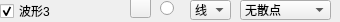
                   <widget class="QWidget" name="widget_3" native="true">
                    <property name="minimumSize">
                     <size>
                      <width>0</width>
                      <height>22</height>
                     </size>
                    </property>
                    <property name="maximumSize">
                     <size>
                      <width>16777215</width>
                      <height>22</height>
                     </size>
                    </property>
                    <widget class="QRadioButton" name="rdoBoldCurve3">
                     <property name="geometry">
                      <rect>
                       <x>160</x>
                       <y>0</y>
                       <width>16</width>
                       <height>16</height>
                      </rect>
                     </property>
                     <property name="text">
                      <string/>
                     </property>
                     <property name="checked">
                      <bool>false</bool>
                     </property>
                    </widget>
                    <widget class="QCheckBox" name="chkVisibleCurve3">
                     <property name="geometry">
                      <rect>
                       <x>0</x>
                       <y>3</y>
                       <width>125</width>
                       <height>16</height>
                      </rect>
                     </property>
                     <property name="text">
                      <string>波形3</string>
                     </property>
                     <property name="checked">
                      <bool>true</bool>
                     </property>
                    </widget>
                    <widget class="QPushButton" name="btnColourCurve3">
                     <property name="geometry">
                      <rect>
                       <x>130</x>
                       <y>-3</y>
                       <width>21</width>
                       <height>21</height>
                      </rect>
                     </property>
                     <property name="text">
                      <string/>
                     </property>
                    </widget>
                    <widget class="QComboBox" name="cmbLineStyle3">
                     <property name="geometry">
                      <rect>
                       <x>190</x>
                       <y>0</y>
                       <width>41</width>
                       <height>20</height>
                      </rect>
                     </property>
                     <property name="currentIndex">
                      <number>1</number>
                     </property>
                     <item>
                      <property name="text">
                       <string>点</string>
                      </property>
                     </item>
                     <item>
                      <property name="text">
                       <string>线</string>
                      </property>
                     </item>
                     <item>
                      <property name="text">
                       <string>左</string>
                      </property>
                     </item>
                     <item>
                      <property name="text">
                       <string>右</string>
                      </property>
                     </item>
                     <item>
                      <property name="text">
                       <string>中</string>
                      </property>
                     </item>
                     <item>
                      <property name="text">
                       <string>积</string>
                      </property>
                     </item>
                    </widget>
                    <widget class="QComboBox" name="cmbScatterStyle3">
                     <property name="geometry">
                      <rect>
                       <x>240</x>
                       <y>0</y>
                       <width>91</width>
                       <height>20</height>
                      </rect>
                     </property>
                     <property name="focusPolicy">
                      <enum>Qt::WheelFocus</enum>
                     </property>
                     <property name="maxVisibleItems">
                      <number>20</number>
                     </property>
                     <item>
                      <property name="text">
                       <string>无散点</string>
                      </property>
                      <property name="icon">
                       <iconset resource="res.qrc">
                        <normaloff>:/pic/ssNone.png</normaloff>:/pic/ssNone.png</iconset>
                      </property>
                     </item>
                     <item>
                      <property name="text">
                       <string>x形</string>
                      </property>
                      <property name="icon">
                       <iconset resource="res.qrc">
                        <normaloff>:/pic/ssCross.png</normaloff>:/pic/ssCross.png</iconset>
                      </property>
                     </item>
                     <item>
                      <property name="text">
                       <string>+形</string>
                      </property>
                      <property name="icon">
                       <iconset resource="res.qrc">
                        <normaloff>:/pic/ssPlus.png</normaloff>:/pic/ssPlus.png</iconset>
                      </property>
                     </item>
                     <item>
                      <property name="text">
                       <string>空心圆</string>
                      </property>
                      <property name="icon">
                       <iconset resource="res.qrc">
                        <normaloff>:/pic/ssCircle.png</normaloff>:/pic/ssCircle.png</iconset>
                      </property>
                     </item>
                     <item>
                      <property name="text">
                       <string>实心圆</string>
                      </property>
                      <property name="icon">
                       <iconset resource="res.qrc">
                        <normaloff>:/pic/ssDisc.png</normaloff>:/pic/ssDisc.png</iconset>
                      </property>
                     </item>
                     <item>
                      <property name="text">
                       <string>矩形</string>
                      </property>
                      <property name="icon">
                       <iconset resource="res.qrc">
                        <normaloff>:/pic/ssSquare.png</normaloff>:/pic/ssSquare.png</iconset>
                      </property>
                     </item>
                     <item>
                      <property name="text">
                       <string>菱形</string>
                      </property>
                      <property name="icon">
                       <iconset resource="res.qrc">
                        <normaloff>:/pic/ssDiamond.png</normaloff>:/pic/ssDiamond.png</iconset>
                      </property>
                     </item>
                     <item>
                      <property name="text">
                       <string>星形</string>
                      </property>
                      <property name="icon">
                       <iconset resource="res.qrc">
                        <normaloff>:/pic/ssStar.png</normaloff>:/pic/ssStar.png</iconset>
                      </property>
                     </item>
                     <item>
                      <property name="text">
                       <string>正三角</string>
                      </property>
                      <property name="icon">
                       <iconset resource="res.qrc">
                        <normaloff>:/pic/ssTriangle.png</normaloff>:/pic/ssTriangle.png</iconset>
                      </property>
                     </item>
                     <item>
                      <property name="text">
                       <string>倒三角</string>
                      </property>
                      <property name="icon">
                       <iconset resource="res.qrc">
                        <normaloff>:/pic/ssTriangleInverted.png</normaloff>:/pic/ssTriangleInverted.png</iconset>
                      </property>
                     </item>
                     <item>
                      <property name="text">
                       <string>x框</string>
                      </property>
                      <property name="icon">
                       <iconset resource="res.qrc">
                        <normaloff>:/pic/ssCrossSquare.png</normaloff>:/pic/ssCrossSquare.png</iconset>
                      </property>
                     </item>
                     <item>
                      <property name="text">
                       <string>+框</string>
                      </property>
                      <property name="icon">
                       <iconset resource="res.qrc">
                        <normaloff>:/pic/ssPlusSquare.png</normaloff>:/pic/ssPlusSquare.png</iconset>
                      </property>
                     </item>
                     <item>
                      <property name="text">
                       <string>x圆</string>
                      </property>
                      <property name="icon">
                       <iconset resource="res.qrc">
                        <normaloff>:/pic/ssCrossCircle.png</normaloff>:/pic/ssCrossCircle.png</iconset>
                      </property>
                     </item>
                     <item>
                      <property name="text">
                       <string>+圆</string>
                      </property>
                      <property name="icon">
                       <iconset resource="res.qrc">
                        <normaloff>:/pic/ssPlusCircle.png</normaloff>:/pic/ssPlusCircle.png</iconset>
                      </property>
                     </item>
                     <item>
                      <property name="text">
                       <string>和平</string>
                      </property>
                      <property name="icon">
                       <iconset resource="res.qrc">
                        <normaloff>:/pic/ssPeace.png</normaloff>:/pic/ssPeace.png</iconset>
                      </property>
                     </item>
                    </widget>
                   </widget>
